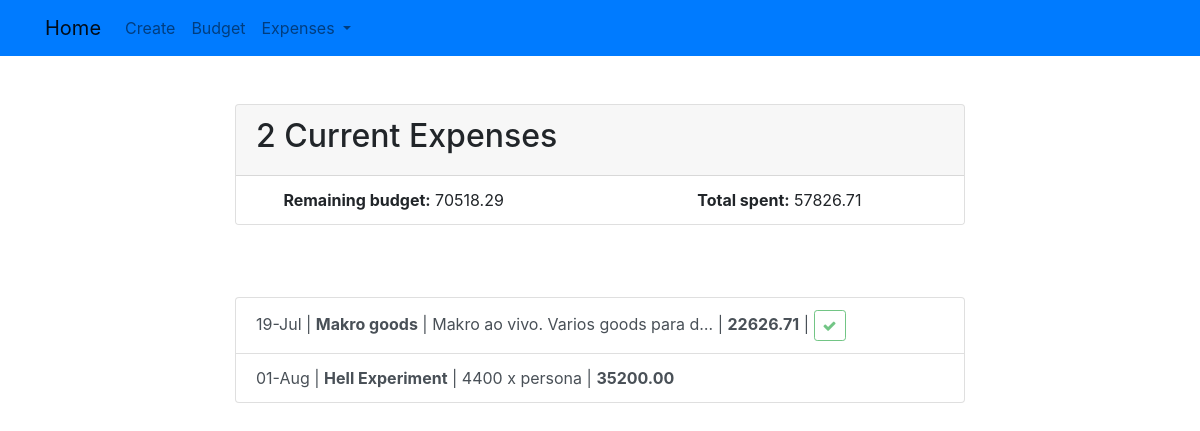
/3Qexpenses/, run on an earlier commit of the app's database.
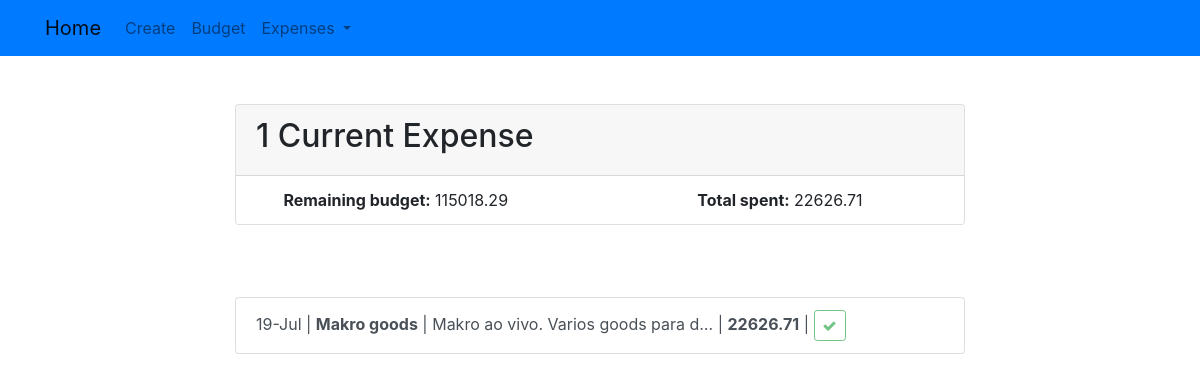
And on a later commit of the database.
### tracker/models.py (models this page shows, shortened)
class Expense(models.Model):
    quarter = models.CharField(max_length=2)
    title = models.CharField(max_length=100)
    description = models.TextField(blank=True)
    created = models.DateField(auto_now_add=True)
    monto = models.DecimalField(max_digits=7, decimal_places=2, default=00000.00)
    rendido = models.BooleanField(default=False)

### tracker/views.py (the view)
# urls.py: path('3Qexpenses/', views.Q3expense, name="Q3expense"),
def Q3expense(request):
	quarter="3Q"
	budg = get_object_or_404(qBudget, quarter=quarter)
	qbudget = budg.budget * budg.tc
	expenses = Expense.objects.filter(quarter=quarter)
	expamt = Expense.objects.filter(quarter=quarter).aggregate(Sum('monto'))
	exp_amt = expamt['monto__sum']
	if exp_amt is not None:
		qbudgetfinal = qbudget - exp_amt
	else:
		qbudgetfinal = qbudget
		exp_amt = 0
	params={'expenses':expenses, 'budget':qbudgetfinal, 'spent':exp_amt}
	return render(request, "tracker/currentexpense.html", params)

### tracker/templates/tracker/currentexpense.html
{% extends 'tracker/base.html' %}
{% block content %}
    <div class="row justify-content-center mt-5">
        <div class="col-md-8">
            <div class="card">
              <div class="card-header">
                        {% if expenses %}
                             <h2>{{ expenses.count }} Current Expense{{ expenses.count|pluralize }}</h2>
                        {% else %}
                                       Current Expenses
                        {% endif %}
              </div>
              <ul class="list-group list-group-flush">
                <li class="list-group-item">
                {% if budget %}
                <div class="row">
                <div class="col-md-6">
                    <div class="offset-md-1"><b>Remaining budget:</b> {{ budget|floatformat:2 }}
                {% endif %}</div></div><div class="col-md-6">{% if spent %}  <div class="offset-md-3"><b>Total spent:</b> {{ spent|floatformat:2 }}</div></div></div>
                {% endif %}
                </li>
              </ul>
            </div>
        </div>
    </div>
    <br>
    <div class="row justify-content-center mt-5">
        <div class="col-md-8">
        {% if expenses %}
            <div class="list-group">
                {% for expense in expenses %}
                {% if expense.rendido %}
                    <a href="{% url 'expense' expense.id %}" class="list-group-item list-group-item-action">{{ expense.created|date:"d-M" }} | <b>{{ expense.title }}</b>{% if expense.description %} | {{ expense.description|truncatechars:35 }}{% endif %} | <b>{{ expense.monto }}</b> | <button class="btn btn-outline-success btn-sm" disabled><i class="fa fa-check"></i></button></a>
                {% else %}
                    <a href="{% url 'expense' expense.id %}" class="list-group-item list-group-item-action">{{ expense.created|date:"d-M" }} | <b>{{ expense.title }}</b>{% if expense.description %} | {{ expense.description|truncatechars:40 }}{% endif %} | <b>{{ expense.monto }}</b></a>
                {% endif %}
                {% endfor %}
            </div>
        {% else %}
            <div class="text-center">
                <h2>Looks like you don't have any expenses for the Q yet!</h2>
            <br>
            <a role="button" class="btn btn-primary" href="{% url 'tracker' %}">New Expense</a>
            </div>
        {% endif %}
        </div>
    </div>
{% endblock %}

What changed in the data, as far as the page shows it:
removed Expense: created "01-Aug", title "Hell Experiment", description "4400 x persona", monto "35200.00"
Also different on the page:
{{ expenses.count }}: "2" → "1"
{{ budget|floatformat:2 }}: "70518.29" → "115018.29"
{{ spent|floatformat:2 }}: "57826.71" → "22626.71"
